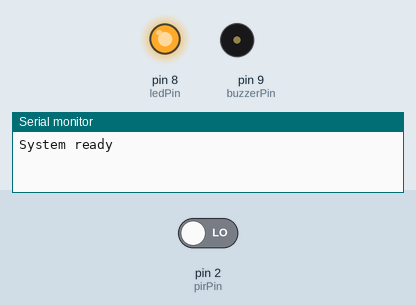
The sketch below on a simulated Arduino Uno, built with avr-gcc and run on an emulated ATmega328P. On the bench: output pins drawn as LEDs (lit = HIGH), buzzer (waves = sounding, pin HIGH), the last lines printed to the serial monitor. The inputs (shaded band) are chosen by the test bench; at power-on: pin 2 (pirPin) LOW.

Above: at 1.2 s.
1.3 s: pin 2 (pirPin) driven HIGH
At 2.4 s:
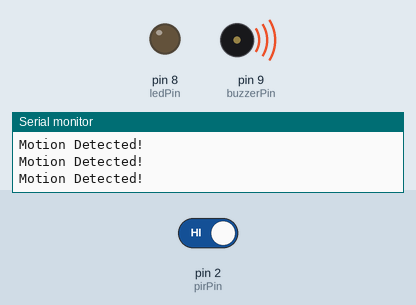
2.8 s: pin 2 (pirPin) driven LOW
At 4.3 s:
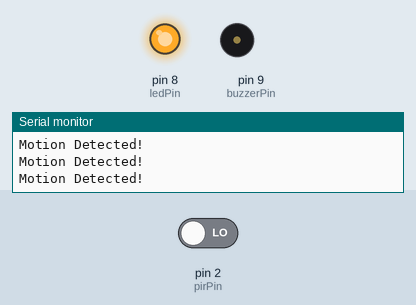
Timing chart, 0 to 5.8 s (numbered marks = the images above; inputs shaded):
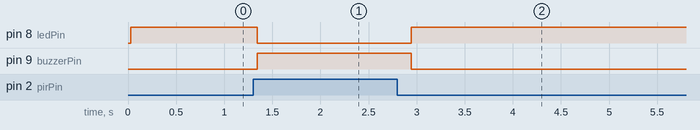

The sketch:

motion_security.ino.ino
```cpp
#include <SoftwareSerial.h>

const int pirPin = 2;
const int ledPin = 8;
const int buzzerPin = 9;

SoftwareSerial BTSerial(10, 11); // RX, TX

void setup() {
  pinMode(pirPin, INPUT);
  pinMode(ledPin, OUTPUT);
  pinMode(buzzerPin, OUTPUT);

  Serial.begin(9600);       // For Serial Monitor
  BTSerial.begin(9600);     // For HC-05 Bluetooth

  Serial.println("System ready");
  BTSerial.println("Bluetooth system started");
}

void loop() {
  int motion = digitalRead(pirPin);

  if (motion == HIGH) {
    digitalWrite(ledPin, LOW);
    digitalWrite(buzzerPin, HIGH);
    Serial.println("Motion Detected!");

  } else {
    digitalWrite(ledPin, HIGH);
    digitalWrite(buzzerPin, LOW);
        BTSerial.println("Motion Detected!");
  }

  delay(200);
}
```

Measured:
- after the input at 1.3 s, pin 8 (ledPin): HIGH → LOW at once; pin 9 (buzzerPin): LOW → HIGH at once
- after the input at 2.8 s, pin 8 (ledPin): LOW → HIGH after 0.14 s; pin 9 (buzzerPin): HIGH → LOW after 0.14 s
